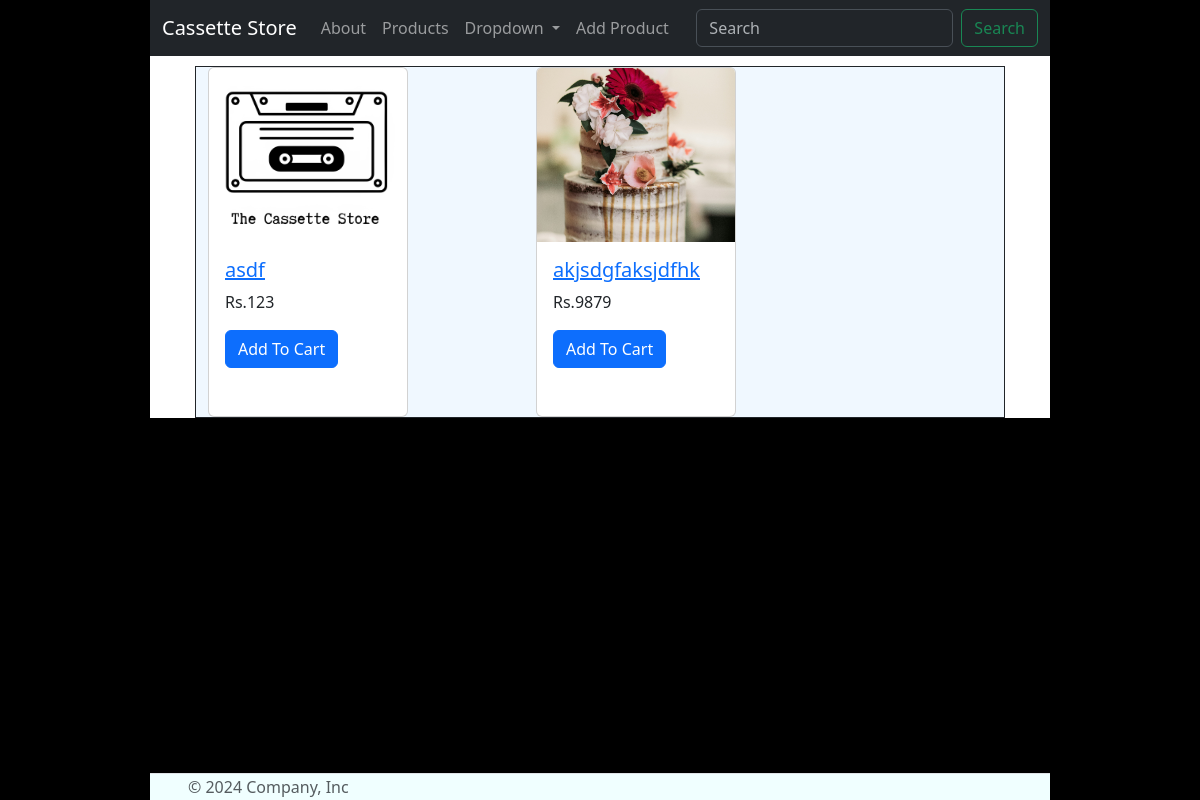
The page /products on the database as committed earlier.
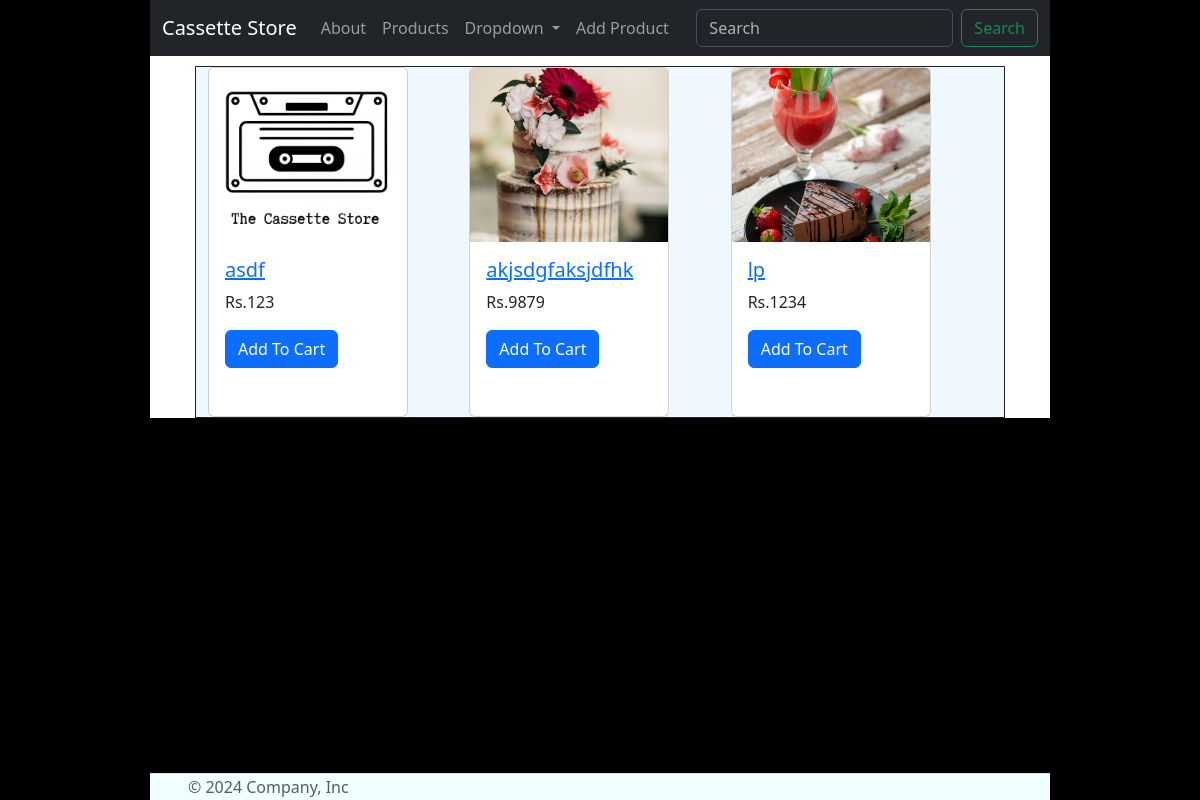
The same page on the database as committed later.
### myapp/models.py (models this page shows, shortened)
class Product(models.Model):
    name = models.CharField(max_length=100) # becomes varchar
    price = models.PositiveIntegerField() # becomes unsigned int
    description = models.TextField() # becomes long or medium text
    stock = models.PositiveIntegerField(default=1)
    created_at =  models.DateTimeField(auto_now_add=True) # stores the curdatetime() in a datetime field
    pic = models.ImageField(upload_to="products/", null = True)

### myapp/views.py (the view)
# urls.py: path('products', views.ProductList.as_view(), name="products"),
class ProductList(ListView):
    model  = Product
    template_name = 'products.html'

### myapp/templates/products.html (shortened to what this page needs)
{% extends 'base.html' %}
{% load static %}
{% block content %}
<section id="products">
  <div class="container">
    {% for p in product_list %}
    <div class="card" >
      <img src="{{p.pic.url}}" class="card-img-top" alt="...">
      <div class="card-body">
        <a href="{% url 'p_details' p.pk %}">
          <h5 class="card-title">{{p.name}}</h5>
        </a>
        <p>Rs.{{p.price}}</p>
        <a href="#" class="btn btn-primary">Add To Cart</a>
      </div>
    </div>
    {% endfor %}
  </div>
</section>
{% endblock %}

### myapp/templates/base.html (shortened to what this page needs)
<!DOCTYPE html>
{% load static %}
<html lang="en">
<head>
    <link rel="stylesheet" href="https://cdn.jsdelivr.net/npm/bootstrap-icons@1.11.3/font/bootstrap-icons.min.css">
    <link href="https://cdn.jsdelivr.net/npm/bootstrap@5.3.3/dist/css/bootstrap.min.css" rel="stylesheet">
     <link rel="stylesheet" href="{% static 'css/style.css' %}">
</head>
<body>
    <header>
        <nav class="navbar navbar-expand-lg bg-dark  border-body" data-bs-theme="dark">
            <div class="container-fluid">
              <a class="navbar-brand" href="{% url 'homepage' %}">Cassette Store</a>
              <div class="collapse navbar-collapse" id="navbarSupportedContent">
                <ul class="navbar-nav me-auto mb-2 mb-lg-0">
                  <li class="nav-item">
                    <a class="nav-link" href="{% url 'aboutpage' %}">About</a>
                  </li>
                  <li class="nav-item">
                    <a class="nav-link" href="{% url 'products' %}">Products</a>
                  </li>
                  <li class="nav-item dropdown">
                    <a class="nav-link dropdown-toggle" href="#" role="button" data-bs-toggle="dropdown" aria-expanded="false">
                      Dropdown
                    </a>
                  </li>
                  <li class="nav-item">
                    <a class="nav-link" href="{% url 'addProduct' %}">Add Product</a>
                  </li>
                </ul>
                <form class="d-flex" role="search">
                  <input class="form-control me-2" type="search" placeholder="Search" aria-label="Search">
                  <button class="btn btn-outline-success" type="submit">Search</button>
                </form>
              </div>
            </div>
          </nav>
    </header>
    <main>
        {% block content %}
        {% endblock %}
    </main>
    <footer>
        <footer class="d-flex flex-wrap justify-content-between align-items-center border-top">
            <div class="col-md-4 d-flex align-items-center">
              <a href="/" class="mb-3 me-2 mb-md-0 text-body-secondary text-decoration-none lh-1">
                <svg class="bi" width="30" height="24"><use xlink:href="#bootstrap"></use></svg>
              </a>
              <span class="mb-3 mb-md-0 text-body-secondary">© 2024 Company, Inc</span>
            </div>
            <ul class="nav col-md-4 justify-content-end list-unstyled d-flex">
              <li class="ms-3"><a class="text-body-secondary" href="#"><svg class="bi" width="24" height="24"><use xlink:href="#twitter"></use></svg></a></li>
              <li class="ms-3"><a class="text-body-secondary" href="#"><svg class="bi" width="24" height="24"><use xlink:href="#instagram"></use></svg></a></li>
              <li class="ms-3"><a class="text-body-secondary" href="#"><svg class="bi" width="24" height="24"><use xlink:href="#facebook"></use></svg></a></li>
            </ul>
          </footer>
    </footer>
</body>
</html>

### static/css/style.css (style rules this page uses)
* { padding: 0; margin: 0; box-sizing: border-box; }
html { background-color: black; }

Rows that differ between the two databases and show on the page:
added Product: pic (picture), name "lp", price "1234"
